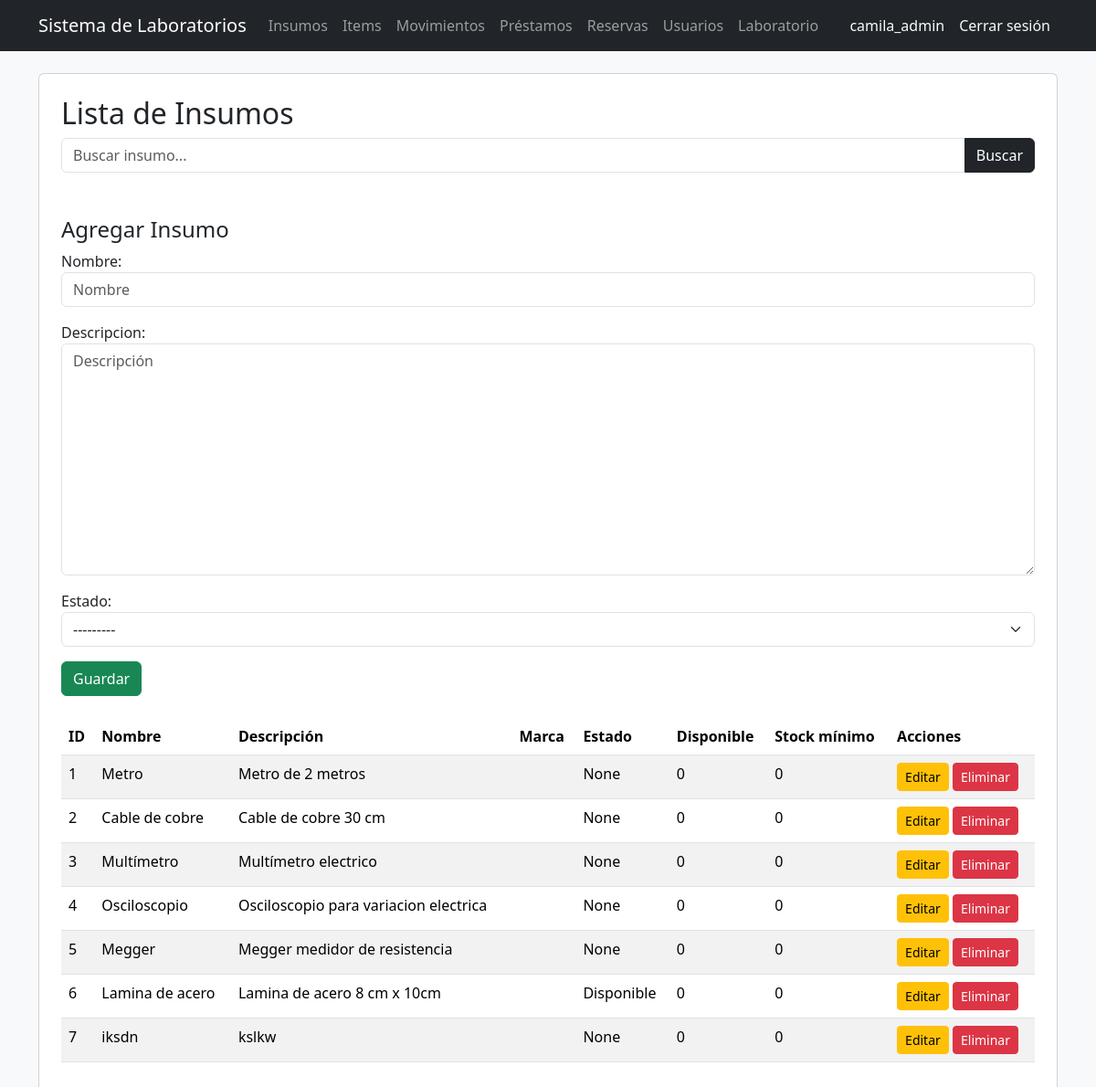
The page /inventario/ (signed in) on the database its author committed.
### users/models.py (models this page shows, shortened)
class Usuario(AbstractUser):
    codigo = models.CharField(max_length=50, unique=True, blank=True)
    programa = models.CharField(max_length=100, blank=True)
    rol = models.ForeignKey(
        Rol,
        on_delete=models.CASCADE,
        null=True,
        blank=True
    )

### inventario/models.py (models this page shows, shortened)
class EstadoInsumo(models.Model):
    nombre = models.CharField(max_length=50)
    def __str__(self):
        return self.nombre

class Insumo(models.Model):
    nombre = models.CharField(
        max_length=100,
        unique=True
    )
    descripcion = models.TextField(
        blank=False
    )
    marca = models.CharField(
        max_length=100,
        blank=True
    )
    stock_minimo = models.IntegerField(default=0)
    estado = models.ForeignKey(
        EstadoInsumo,
        on_delete=models.SET_NULL,
        null=True,
        blank=True
    )

### inventario/views.py (the view)
# urls.py: path('', inicio),
@rol_requerido('Administrador')
def inicio(request):
    if request.method == 'POST':
        form = InsumoForm(request.POST)
        if form.is_valid():
            form.save()
            return redirect('/inventario/')
    else:
        form = InsumoForm()
    busqueda = request.GET.get('busqueda')
    insumos = Insumo.objects.select_related('estado').annotate(
        cantidad_disponible_count=Count(
            'items',
            filter=Q(items__estado__nombre='Disponible')
        )
    )
    if busqueda:
        insumos = Insumo.objects.filter(nombre__icontains=busqueda)
    alertas_stock = [
        insumo for insumo in insumos
        if insumo.stock_minimo > 0 and
        insumo.cantidad_disponible_count <= insumo.stock_minimo
    ]
    return render(
        request,
        'inventario/inicio.html',
        {
            'insumos': insumos,
            'form': form,
            'alertas_stock': alertas_stock
        }
    )

### inventario/forms.py
class InsumoForm(forms.ModelForm):
    class Meta:
        model = Insumo
        fields = [
            'nombre',
            'descripcion',
            'estado'
        ]
        widgets = {
            'nombre': forms.TextInput(
                attrs={
                    'class': 'form-control',
                    'placeholder': 'Nombre'
                }
            ),
            'descripcion': forms.Textarea(
                attrs={
                    'class': 'form-control',
                    'placeholder': 'Descripción'
                }
            ),
            'estado': forms.Select(
                attrs={
                    'class': 'form-select'
                }
            )
        }

### inventario/templates/inventario/inicio.html (shortened to what this page needs)
{% extends 'inventario/base.html' %}
{% block contenido %}
<div class="card p-4">
    <h2>Lista de Insumos</h2>
    <form method="GET" class="mb-4">
        <div class="input-group">
            <input
                type="text"
                name="busqueda"
                class="form-control"
                placeholder="Buscar insumo..."
            >
            <button
                class="btn btn-dark"
                type="submit"
            >
                Buscar
            </button>
        </div>
    </form>
    <h4 class="mt-4">Agregar Insumo</h4>
    <form method="POST" class="mb-4">
        {{ form.as_p }}
        <button type="submit" class="btn btn-success">Guardar</button>
    </form>
    <table class="table table-striped">
        <thead>
            <tr>
                <th>ID</th>
                <th>Nombre</th>
                <th>Descripción</th>
                <th>Marca</th>
                <th>Estado</th>
                <th>Disponible</th>
                <th>Stock mínimo</th>
                <th>Acciones</th>
            </tr>
        </thead>
        <tbody>
            {% for insumo in insumos %}
<tr {% if insumo.stock_minimo > 0 and insumo.cantidad_disponible_count <= insumo.stock_minimo %}class="table-warning"{% endif %}>
    <td>{{ insumo.id }}</td>
    <td>{{ insumo.nombre }}</td>
    <td>{{ insumo.descripcion }}</td>
    <td>{{ insumo.marca }}</td>
    <td>{{ insumo.estado }}</td>
    <td>{{ insumo.cantidad_disponible_count }}</td>
    <td>{{ insumo.stock_minimo }}</td>
    <td>
        <a href="/inventario/editar/{{ insumo.id }}/" class="btn btn-warning btn-sm">Editar</a>
        <a href="/inventario/eliminar/{{ insumo.id }}/" class="btn btn-danger btn-sm">Eliminar</a>
    </td>
</tr>
{% endfor %}
        </tbody>
    </table>
</div>
{% endblock %}

### templates/base_general.html (shortened to what this page needs)
<!DOCTYPE html>
<html lang="es">
<head>
    <link
        href="https://cdn.jsdelivr.net/npm/bootstrap@5.3.3/dist/css/bootstrap.min.css"
        rel="stylesheet"
    >
</head>
<body class="bg-light">
    <nav class="navbar navbar-expand-lg navbar-dark bg-dark">
    <div class="container">
        <a class="navbar-brand" href="/">Sistema de Laboratorios</a>
        <div class="navbar-nav">
    {% if user.rol.nombre == 'Administrador' %}
        <a class="nav-link" href="/inventario/">Insumos</a>
        <a class="nav-link" href="/inventario/items/">Items</a>
        <a class="nav-link" href="/inventario/movimientos/">Movimientos</a>
        <a class="nav-link" href="/prestamos/">Préstamos</a>
        <a class="nav-link" href="/reservas/">Reservas</a>
        <a class="nav-link" href="/usuarios/">Usuarios</a>
        <a class="nav-link" href="/laboratorio/">Laboratorio</a>
    {% elif user.rol.nombre == 'Encargado' %}
        <a class="nav-link" href="/inventario/items/">Items</a>
        <a class="nav-link" href="/inventario/movimientos/">Movimientos</a>
        <a class="nav-link" href="/prestamos/">Préstamos</a>
        <a class="nav-link" href="/reservas/">Reservas</a>
        <a class="nav-link" href="/laboratorio/">Laboratorio</a>
    {% elif user.rol.nombre == 'Docente' %}
        <a class="nav-link" href="/reservas/">Reservas</a>
        <a class="nav-link" href="/prestamos/">Préstamos</a>
    {% elif user.rol.nombre == 'Estudiante' %}
        <a class="nav-link" href="/reservas/">Reservas</a>
    {% endif %}
</div>
        <div class="navbar-nav ms-auto">
    {% if user.is_authenticated %}
    <span class="nav-link text-light">{{ user.username }}</span>
    <form method="POST" action="/logout/">
        <button type="submit" class="btn btn-link nav-link text-light">
            Cerrar sesión
        </button>
    </form>
    {% endif %}
</div>
</nav>
    <div class="container mt-4">
        {% block contenido %}
        {% endblock %}
    </div>
</body>
</html>

### rows shown on the page
Usuario: username "camila_admin"
Insumo: id "1", nombre "Metro", descripcion "Metro de 2 metros", estado "None", cantidad_disponible_count "0", stock_minimo "0"
Insumo: id "2", nombre "Cable de cobre", descripcion "Cable de cobre 30 cm", estado "None", cantidad_disponible_count "0", stock_minimo "0"
Insumo: id "3", nombre "Multímetro", descripcion "Multímetro electrico", estado "None", cantidad_disponible_count "0", stock_minimo "0"
Insumo: id "4", nombre "Osciloscopio", descripcion "Osciloscopio para variacion electrica", estado "None", cantidad_disponible_count "0", stock_minimo "0"
Insumo: id "5", nombre "Megger", descripcion "Megger medidor de resistencia", estado "None", cantidad_disponible_count "0", stock_minimo "0"
Insumo: id "6", nombre "Lamina de acero", descripcion "Lamina de acero 8 cm x 10cm", estado "Disponible", cantidad_disponible_count "0", stock_minimo "0"
Insumo: id "7", nombre "iksdn", descripcion "kslkw", estado "None", cantidad_disponible_count "0", stock_minimo "0"
